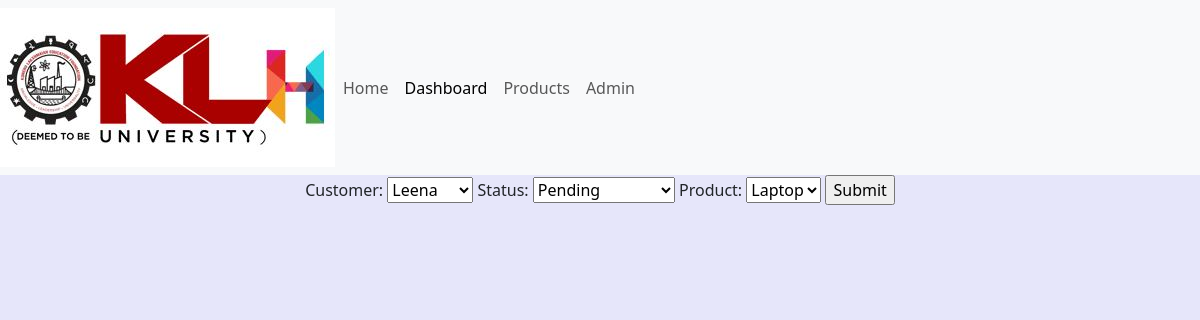
Screenshot of /update_order/9 with the database file from the repository.
### ap/models.py (models this page shows)
class Order(models.Model):
    STATUS=(
        ('Pending','Pending'),
        ('Out for Delivery','Out for Delivery'),
        ('Delivered','Delivered')
    )
    customer=models.ForeignKey(Customer,null=True,on_delete=models.SET_NULL)
    status=models.CharField(max_length=100,null=True,choices=STATUS)
    product=models.ForeignKey(Product,null=True,on_delete=models.SET_NULL)

### ap/views.py (the view)
# urls.py: path('update_order/<str:pk>',views.updateOrder,name='update_order'),
def updateOrder(request,pk):
    order=Order.objects.get(id=pk)
    form=OrderForm(instance=order)
    if request.method=="POST":
        form=OrderForm(request.POST,instance=order)
        if form.is_valid():
            form.save()
            return redirect('/')
    context={'form':form}
    return render(request,'order_form.html',context)

### ap/forms.py
class OrderForm(ModelForm):
    class Meta:
        model=Order
        fields='__all__'

### ap/models.py (called while the page is built)
    def __str__(self):
        return self.Name

    def __str__(self):
        return self.Name

### templates/order_form.html (shortened to what this page needs)
{% extends 'base.html' %}
{% block content %}
<form action="" method="POST">
    {{form}}
    <input type="submit" name="submit">
</form>
{% endblock %}

### templates/base.html (style rules this page uses)
body { background-color: lavender; text-align: center; margin: auto; padding: 0%; }

### rows the page displays
Order: customer "Leena", status "Pending", product "Laptop"
